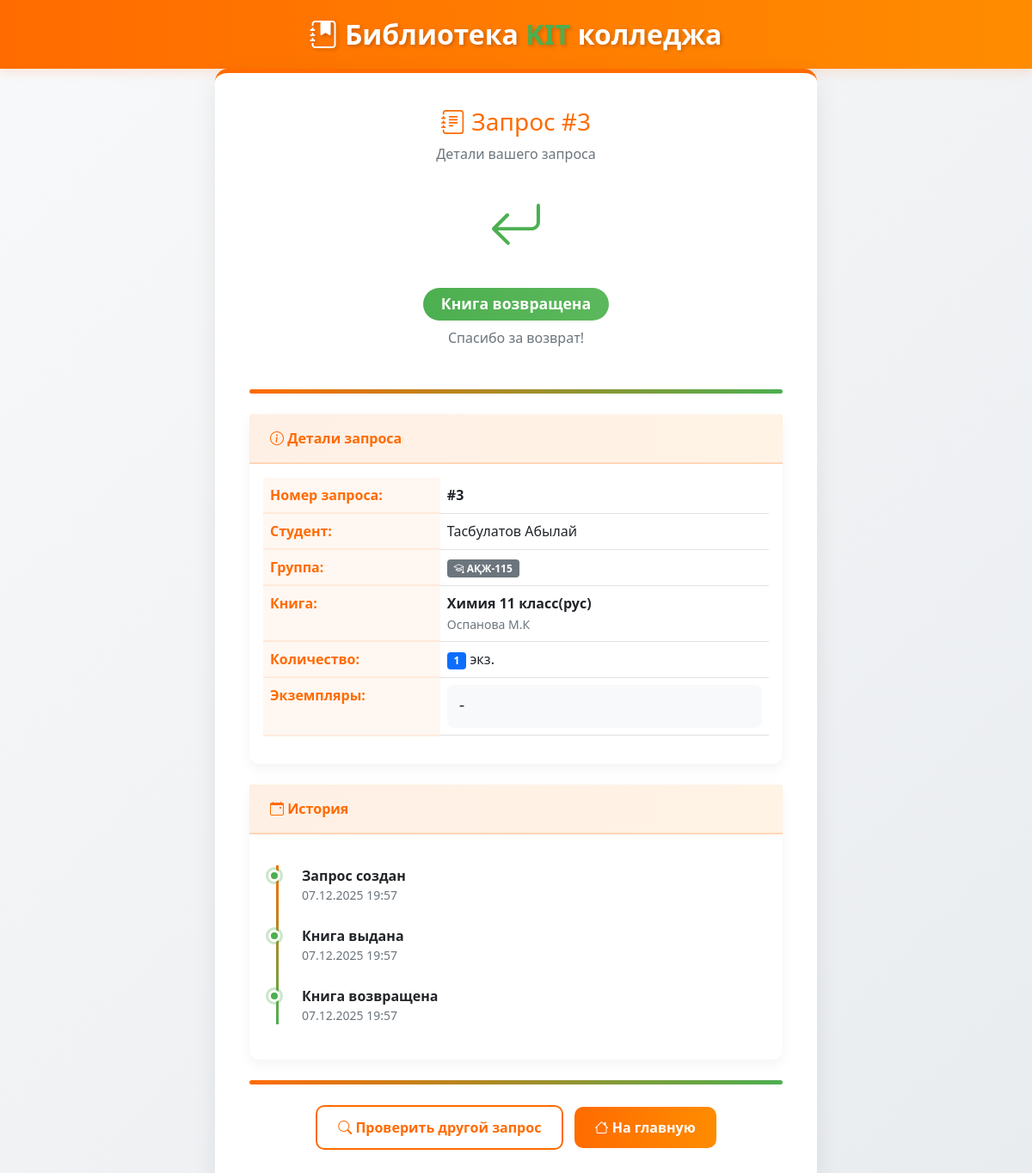
The app's page /check-status?request_id=3, older data.
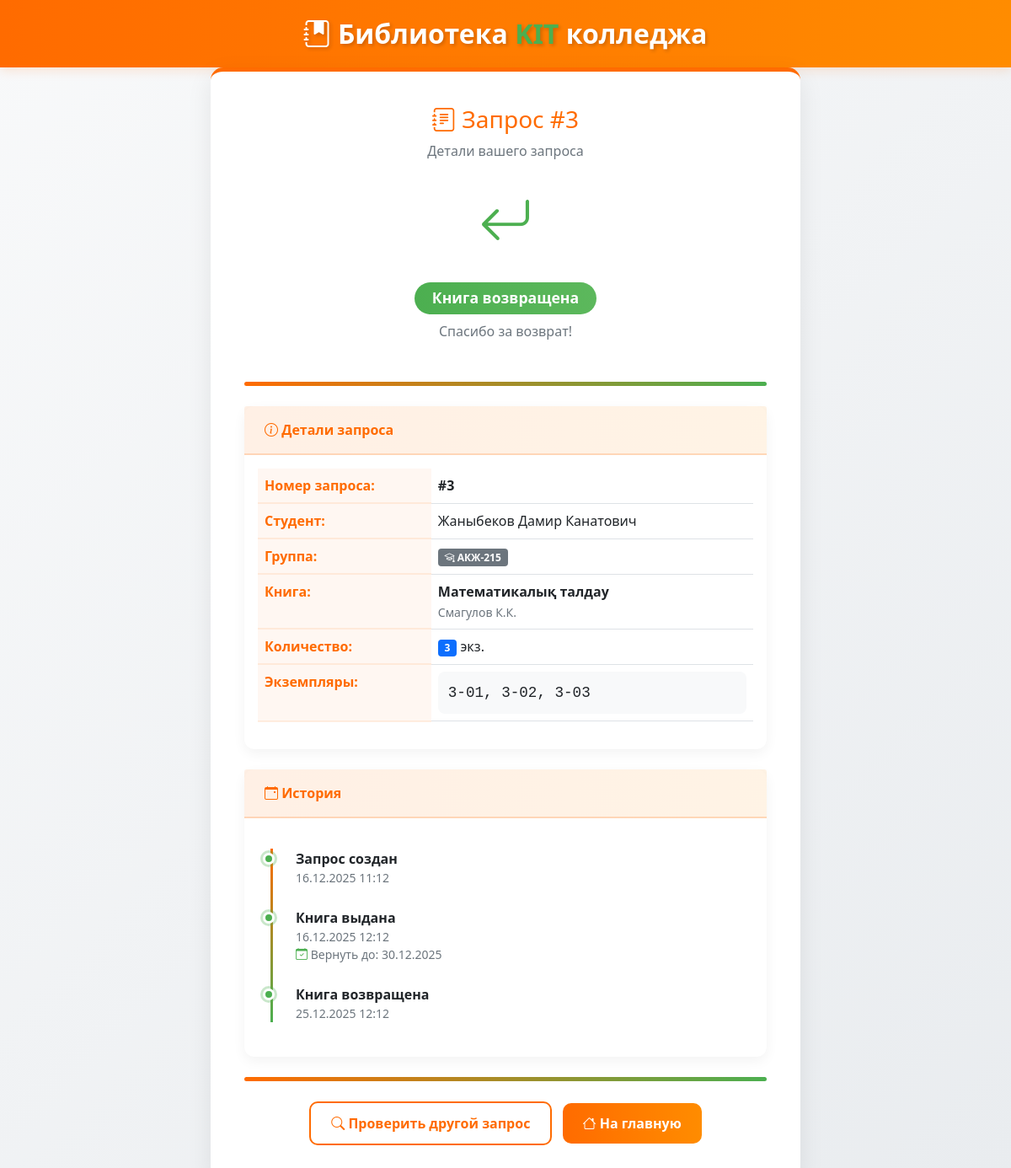
The same page, newer data.
### models.py (models this page shows, shortened)
class BookRequest(db.Model):
    __tablename__ = 'book_requests'
    id = db.Column(db.Integer, primary_key=True)
    request_number = db.Column(db.String(20), unique=True, nullable=True)
    student_id = db.Column(db.Integer, db.ForeignKey('students.id'), nullable=False)
    book_id = db.Column(db.Integer, db.ForeignKey('books.id'), nullable=False)
    request_date = db.Column(db.DateTime, nullable=False, default=db.func.now())
    issue_date = db.Column(db.DateTime)
    planned_return_date = db.Column(db.DateTime)
    actual_return_date = db.Column(db.DateTime)
    quantity = db.Column(db.Integer, nullable=False, default=1)
    status = db.Column(db.String(20), nullable=False, default='ожидание')  # ожидание, выдано, возвращено
    book = db.relationship('Book', backref='requests')
    @property
    def assigned_copy_codes(self):
        copies = BookCopy.query.filter_by(current_request_id=self.id).all()
        return ', '.join([copy.copy_code for copy in copies]) if copies else "-"

class Student(db.Model):
    __tablename__ = 'students'
    id = db.Column(db.Integer, primary_key=True)
    full_name = db.Column(db.String(100), nullable=False)
    group_id = db.Column(db.Integer, db.ForeignKey('groups.id'), nullable=False)
    book_requests = db.relationship('BookRequest', backref='student', lazy=True)

class Group(db.Model):
    __tablename__ = 'groups'
    id = db.Column(db.Integer, primary_key=True)
    name = db.Column(db.String(50), unique=True, nullable=False)
    language = db.Column(db.String(10), nullable=False)
    course = db.Column(db.Integer, nullable=False)
    students = db.relationship('Student', backref='group', lazy=True)

class Book(db.Model):
    __tablename__ = 'books'
    id = db.Column(db.Integer, primary_key=True)
    name = db.Column(db.String(200), nullable=False)
    author = db.Column(db.String(100), nullable=False)
    year = db.Column(db.Integer, nullable=False)
    total_quantity = db.Column(db.Integer, nullable=False)  # Общее количество экземпляров
    language = db.Column(db.String(10), nullable=False)
    course = db.Column(db.Integer, nullable=False)
    copies = db.relationship('BookCopy', backref='book', lazy=True, cascade="all, delete-orphan")

class BookCopy(db.Model):
    __tablename__ = 'book_copies'
    id = db.Column(db.Integer, primary_key=True)  # Автоинкрементный ID в БД
    copy_code = db.Column(db.String(50), unique=True, nullable=False)  # Уникальный код экземпляра, например "10501" — это то, что в QR-коде
    book_id = db.Column(db.Integer, db.ForeignKey('books.id'), nullable=False)
    is_available = db.Column(db.Boolean, default=True, nullable=False)
    current_request_id = db.Column(db.Integer, db.ForeignKey('book_requests.id'), nullable=True)
    current_request = db.relationship('BookRequest', backref='assigned_copies', foreign_keys=[current_request_id])

### app.py (the view)
@app.route('/check-status', methods=['GET', 'POST'])
def check_status():
    request_input = None
    if request.method == 'POST':
        request_input = request.form.get('request_id', '').strip()
    else:
        request_input = request.args.get('request_id', '').strip()
    if request_input:
        if request_input.startswith('#'):
            request_input = request_input[1:]
        book_request = BookRequest.query.filter_by(request_number=request_input).first()
        if not book_request:
            try:
                request_id_int = int(request_input)
                book_request = BookRequest.query.get(request_id_int)
            except ValueError:
                pass
        if book_request:
            return render_template('status_result.html', book_request=book_request)
        else:
            flash('Запрос не найден')
    return render_template('check_status.html')

### templates/status_result.html (shortened to what this page needs)
<!DOCTYPE html>
<html lang="ru">
<head>
    <link href="https://cdn.jsdelivr.net/npm/bootstrap@5.1.3/dist/css/bootstrap.min.css" rel="stylesheet">
    <link rel="stylesheet" href="https://cdn.jsdelivr.net/npm/bootstrap-icons@1.8.1/font/bootstrap-icons.css">
</head>
<body>
    <header class="kit-header">
        <div class="container">
            <div class="text-center">
                <div class="kit-logo">
                    <i class="bi bi-journal-bookmark-fill"></i>
                    Библиотека <span>KIT</span> колледжа
                </div>
            </div>
        </div>
    </header>
    <div class="container">
        <div class="status-card">
            <div class="text-center mb-4">
                <h3 style="color: var(--kit-orange);">
                    <i class="bi bi-journal-text"></i> Запрос #{{ book_request.id }}
                </h3>
                <p class="text-muted">Детали вашего запроса</p>
            </div>
            <div class="text-center mb-5">
                {% if book_request.status == 'ожидание' %}
                    <div class="status-icon" style="color: #ffc107;">
                        <i class="bi bi-clock-history"></i>
                    </div>
                    <h4><span class="badge status-badge status-waiting">Ожидание подтверждения</span></h4>
                    <p class="text-muted">Запрос обрабатывается библиотекарем</p>
                {% elif book_request.status == 'выдано' %}
                    <div class="status-icon" style="color: var(--kit-orange);">
                        <i class="bi bi-check-circle"></i>
                    </div>
                    <h4><span class="badge status-badge status-issued">Книга выдана</span></h4>
                    <p class="text-muted">Вы можете забрать книгу в библиотеке</p>
                {% elif book_request.status == 'возвращено' %}
                    <div class="status-icon" style="color: var(--kit-green);">
                        <i class="bi bi-arrow-return-left"></i>
                    </div>
                    <h4><span class="badge status-badge status-returned">Книга возвращена</span></h4>
                    <p class="text-muted">Спасибо за возврат!</p>
                {% endif %}
            </div>
            <div class="color-strip"></div>
            <div class="card mb-4">
                <div class="card-header">
                    <i class="bi bi-info-circle"></i> Детали запроса
                </div>
                <div class="card-body">
                    <table class="table">
                        <tr>
                            <th width="35%">Номер запроса:</th>
                            <td><strong>#{{ book_request.id }}</strong></td>
                        </tr>
                        <tr>
                            <th>Студент:</th>
                            <td>{{ book_request.student.full_name if book_request.student else 'Неизвестно' }}</td>
                        </tr>
                        <tr>
                            <th>Группа:</th>
                            <td>
                                {% if book_request.student and book_request.student.group %}
                                    <span class="badge bg-secondary">
                                        <i class="bi bi-mortarboard"></i> {{ book_request.student.group.name }}
                                    </span>
                                {% else %}
                                    -
                                {% endif %}
                            </td>
                        </tr>
                        <tr>
                            <th>Книга:</th>
                            <td>
                                {% if book_request.book %}
                                    <strong>{{ book_request.book.name }}</strong><br>
                                    <small class="text-muted">{{ book_request.book.author }}</small>
                                {% else %}
                                    <span class="text-danger">Книга удалена</span>
                                {% endif %}
                            </td>
                        </tr>
                        <tr>
                            <th>Количество:</th>
                            <td><span class="badge bg-primary">{{ book_request.quantity }}</span> экз.</td>
                        </tr>
                        <tr>
                            <th>Экземпляры:</th>
                            <td>
                                <div class="copy-codes">
                                    {{ book_request.assigned_copy_codes }}
                                </div>
                            </td>
                        </tr>
                    </table>
                </div>
            </div>
            <div class="card">
                <div class="card-header">
                    <i class="bi bi-calendar-event"></i> История
                </div>
                <div class="card-body">
                    <div class="timeline">
                        <div class="timeline-item completed">
                            <strong>Запрос создан</strong>
                            <div class="text-muted small">
                                {{ book_request.request_date.strftime('%d.%m.%Y %H:%M') }}
                            </div>
                        </div>
                        {% if book_request.issue_date %}
                        <div class="timeline-item {% if book_request.status == 'выдано' %}active{% else %}completed{% endif %}">
                            <strong>Книга выдана</strong>
                            <div class="text-muted small">
                                {{ book_request.issue_date.strftime('%d.%m.%Y %H:%M') }}
                            </div>
                            {% if book_request.planned_return_date %}
                            <div class="text-muted small">
                                <i class="bi bi-calendar-check" style="color: var(--kit-green);"></i>
                                Вернуть до: {{ book_request.planned_return_date.strftime('%d.%m.%Y') }}
                            </div>
                            {% endif %}
                        </div>
                        {% endif %}
                        {% if book_request.actual_return_date %}
                        <div class="timeline-item completed">
                            <strong>Книга возвращена</strong>
                            <div class="text-muted small">
                                {{ book_request.actual_return_date.strftime('%d.%m.%Y %H:%M') }}
                            </div>
                        </div>
                        {% endif %}
                    </div>
                </div>
            </div>
            <div class="color-strip"></div>
            <div class="mt-4 text-center">
                <a href="{{ url_for('check_status') }}" class="btn btn-outline-primary me-2">
                    <i class="bi bi-search"></i> Проверить другой запрос
                </a>
                <a href="{{ url_for('index') }}" class="btn btn-primary">
                    <i class="bi bi-house"></i> На главную
                </a>
            </div>
        </div>
    </div>
</body>
</html>

### templates/status_result.html (style rules this page uses)
:root { --kit-orange: #ff6b00; --kit-green: #4CAF50; }
body { background: linear-gradient(135deg, #f8f9fa 0%, #e9ecef 100%); min-height: 100vh; font-family: 'Segoe UI', Tahoma, Geneva, Verdana, sans-serif; }
.kit-header { background: linear-gradient(90deg, var(--kit-orange) 0%, #ff8c00 100%); padding: 1rem 0; box-shadow: 0 4px 12px rgba(255, 107, 0, 0.15); }
.kit-logo { font-size: 2rem; font-weight: 700; color: white; text-shadow: 2px 2px 4px rgba(0,0,0,0.2); }
.kit-logo span { color: var(--kit-green); }
.status-card { max-width: 700px; margin: 0 auto; padding: 2.5rem; background: white; border-radius: 15px; box-shadow: 0 10px 30px rgba(0,0,0,0.08); border-top: 5px solid var(--kit-orange); animation: fadeIn 0.6s ease-out; }
.status-icon { font-size: 4rem; margin-bottom: 1.5rem; }
.status-badge { font-size: 1.1rem; padding: 0.6em 1.2em; border-radius: 25px; font-weight: 600; }
.status-returned { background: linear-gradient(90deg, var(--kit-green) 0%, #5cb85c 100%); color: white; }
.card { border: none; border-radius: 12px; box-shadow: 0 5px 15px rgba(0,0,0,0.05); margin-bottom: 1.5rem; }
.card-header { background: linear-gradient(90deg, rgba(255, 107, 0, 0.1) 0%, rgba(255, 140, 0, 0.1) 100%); border-bottom: 2px solid rgba(255, 107, 0, 0.2); color: var(--kit-orange); font-weight: 600; padding: 1rem 1.5rem; }
.table th { color: var(--kit-orange); font-weight: 600; border-bottom: 2px solid rgba(255, 107, 0, 0.1); background-color: rgba(255, 107, 0, 0.05); }
.btn-primary { background: linear-gradient(90deg, var(--kit-orange) 0%, #ff8c00 100%); border: none; border-radius: 10px; padding: 0.75rem 1.5rem; font-weight: 600; }
.btn-outline-primary { border: 2px solid var(--kit-orange); color: var(--kit-orange); border-radius: 10px; padding: 0.75rem 1.5rem; font-weight: 600; }
.timeline { position: relative; padding-left: 30px; margin: 20px 0; }
.timeline::before { content: ''; position: absolute; left: 15px; top: 0; bottom: 0; width: 3px; background: linear-gradient(to bottom, var(--kit-orange) 0%, var(--kit-green) 100%); }
.timeline-item { position: relative; margin-bottom: 25px; padding-left: 15px; }
.timeline-item::before { content: ''; position: absolute; left: -24px; top: 5px; width: 14px; height: 14px; border-radius: 50%; background-color: #adb5bd; border: 3px solid white; box-shadow: 0 0 0 2px #adb5bd; }
.timeline-item.completed::before { background-color: var(--kit-green); box-shadow: 0 0 0 3px rgba(76, 175, 80, 0.3); }
.color-strip { height: 5px; background: linear-gradient(90deg, var(--kit-orange) 0%, var(--kit-green) 100%); border-radius: 5px; margin: 1.5rem 0; }
.copy-codes { font-family: monospace; font-size: 1.1em; background: #f8f9fa; padding: 0.75rem; border-radius: 8px; word-break: break-all; }

Row changes from the older to the newer data that the page shows:
changed BookRequest id 3: quantity "1" → "3"; assigned_copy_codes (not shown) → "3-01, 3-02, 3-03"; request_date "07.12.2025 19:57" → "16.12.2025 11:12"; issue_date "07.12.2025 19:57" → "16.12.2025 12:12"; planned_return_date (not shown) → "30.12.2025"; actual_return_date "07.12.2025 19:57" → "25.12.2025 12:12"
changed Student: student "Тасбулатов Абылай" → "Жаныбеков Дамир Канатович"
changed Group: student.group.name "АҚЖ-115" → "АКЖ-215"
changed Book: book.name "Химия 11 класс(рус)" → "Математикалық талдау"; book.author "Оспанова М.К" → "Смагулов К.К."
Text that changed along with them:
{{ book_request.assigned_copy_codes }}: "-" → (not shown)
text now shown: "Вернуть до:"
